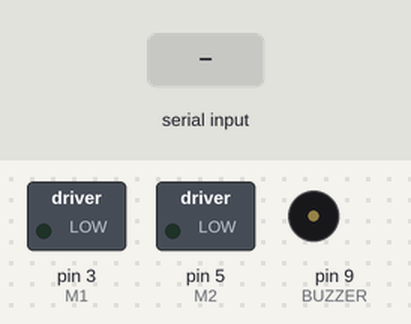
Recording of a sketch running on a simulated Arduino Uno, built with avr-gcc and run on an emulated ATmega328P. Parts: switched loads named in the sketch (green lamp = pin HIGH), buzzer (waves = sounding). Dashed ring = blinking. The inputs (shaded band) are chosen by the test bench.

Above: at 1.2 s.
1.3 s: "1" received over the second serial link
At 1.44 s:
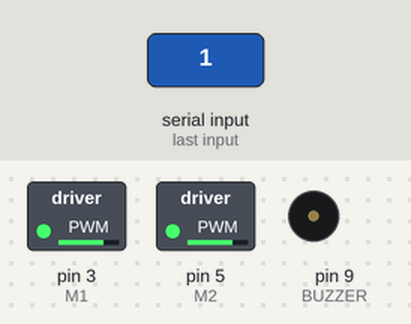
4.3 s: "2" received over the second serial link
At 4.45 s:
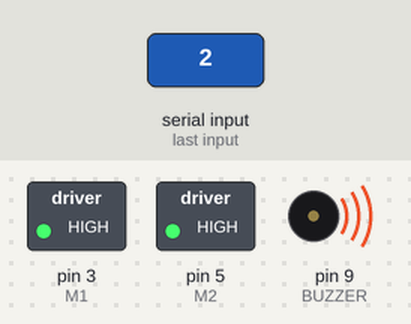
7.3 s: "3" received over the second serial link
At 7.45 s:
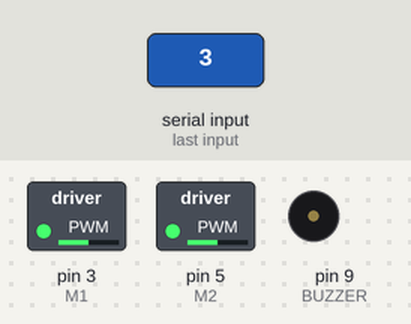
Timing chart, 0 to 11.2 s (numbered marks = the images above; inputs shaded):
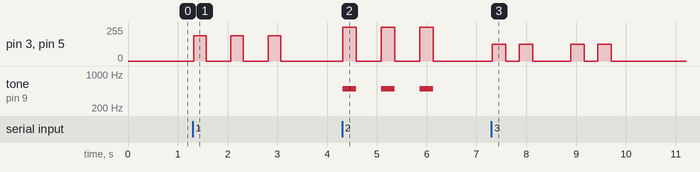

Measured:
- after the input at 1.3 s, pin 3 (M1), pin 5 (M2): alternates 190/255 for 0.25 s and 0/255 for 0.50 s, 6 changes in all, then stays 0/255, starting at once
- after the input at 4.3 s, pin 3 (M1), pin 5 (M2): alternates 255/255 for 0.27 s and 0/255 for 0.50 s, 6 changes in all, then stays 0/255, starting at once; tone on pin 9 (BUZZER): alternates 500 Hz for 0.27 s and silent for 0.50 s, 6 changes in all, then stays silent, starting at once
- after the input at 7.3 s, pin 3 (M1), pin 5 (M2): 0/255 → 127/255 at once, → 0/255 0.27 s later, → 127/255 0.27 s later, → 0/255 0.27 s later, … (8 changes in this stretch)

The sketch:

Latest-Arduino_Program.ino
```cpp
#include <SoftwareSerial.h>
#define BUZZER 9
#define M1 3 //Pin for motor 1
#define M2 5 //Pin for motor 2

//Delay used for each alarm
#define sdDelay 250
#define nfDelay 270
#define dDelay 270

//Speed used for each alarm
#define sdSpeed 190
#define dSpeed 255
#define nfSpeed 127

//Tone used for each alarm
#define sdTone 0
#define dTone 500
#define nfTone 0


SoftwareSerial BT(0, 1); //Library for accessing bluetooth pins

void noAlarm(); // No Alarm
void sdAlarm(); // Slightly Drowsy
void dAlarm(); // Drowsy
void nfAlarm(); // No Face detected

char state = '0';

void setup()
{
  BT.begin(9600);

  pinMode(BUZZER, OUTPUT);
  pinMode(M1, OUTPUT);
  pinMode(M2, OUTPUT);

}


void loop() // run over and over
{

  if(BT.available()){
    state = BT.read();

    //For log purposes
    BT.write(state);

    if(state == '1'){
      sdAlarm();
    } else if (state == '2'){
      dAlarm();
    } else if (state == '3'){
      nfAlarm();
    }
    else {
      noAlarm();
    }
  }
  else {
    noAlarm();
  }

}

void noAlarm(){
  noTone(BUZZER);
  analogWrite(3, 0);
  analogWrite(5, 0);
}
void sdAlarm(){
  BT.write("\nStop Listening\n");
  BT.end();

  noTone(BUZZER);
  for(int i=0; i<3; i++){
    analogWrite(M1, sdSpeed);
    analogWrite(M2, sdSpeed);
    delay(sdDelay);
    analogWrite(M1, 0);
    analogWrite(M2, 0);
    delay(500);
  }

  BT.begin(9600);
  BT.write("\nStart Listening\n");
}
void dAlarm(){
  BT.write("\nStop Listening\n");
  BT.end();

  for(int i=0; i<3; i++){
    tone(BUZZER, 500);
    analogWrite(M1, dSpeed);
    analogWrite(M2, dSpeed);
    delay(dDelay);
    analogWrite(M1, 0);
    analogWrite(M2, 0);
    noTone(BUZZER);
    delay(500);
  }

  BT.begin(9600);
  BT.write("\nStart Listening\n");
}
void nfAlarm(){
  BT.write("\nStop Listening\n");
  BT.end();
  noTone(BUZZER);
  for(int i=0; i<2; i++){
    for(int j=0; j<2; j++){
      analogWrite(M1, nfSpeed);
      analogWrite(M2, nfSpeed);
      delay(nfDelay);
      analogWrite(M1, 0);
      analogWrite(M2, 0);
      delay(nfDelay);
    }
    delay(500);
  }
  BT.begin(9600);
  BT.write("\nStart Listening\n");
}
```
